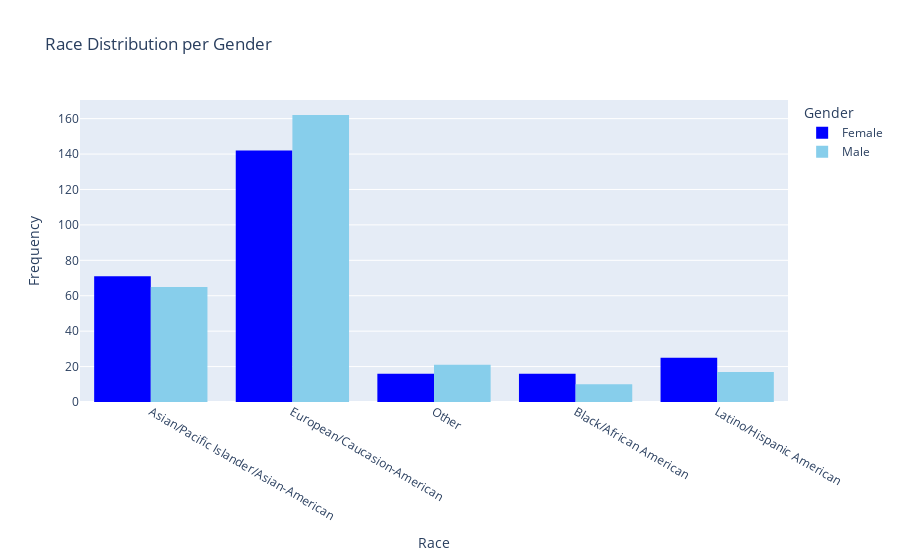

This figure's notebook cell:
### Code cell
# graph Race Distribution per Gender
fig = px.histogram(dataset_unique, x='race', color='gender', 
                   color_discrete_sequence=['blue', 'skyblue'], 
                   title='Race Distribution per Gender',
                   labels={'race': 'Race', 'gender': 'Gender', 'count': 'Frequency'},
                   barmode='group')

fig.update_layout(xaxis_title='Race', yaxis_title='Frequency')
fig.show()

### Figure 1 — Plotly figure (JSON) as saved in the notebook; plotly's stock layout.template omitted (floating-point values rounded to 4 significant figures; data arrays with more than 128 entries replaced by an {"elided": "..."} marker saying what was removed)
{"data": [{"alignmentgroup": "True", "bingroup": "x", "hovertemplate": "Gender=Female<br>Race=%{x}<br>count=%{y}<extra></extra>", "legendgroup": "Female", "marker": {"color": "blue"}, "name": "Female", "offsetgroup": "Female", "orientation": "v", "showlegend": true, "type": "histogram", "x": {"elided": "274 str values"}, "xaxis": "x", "yaxis": "y"}, {"alignmentgroup": "True", "bingroup": "x", "hovertemplate": "Gender=Male<br>Race=%{x}<br>count=%{y}<extra></extra>", "legendgroup": "Male", "marker": {"color": "skyblue"}, "name": "Male", "offsetgroup": "Male", "orientation": "v", "showlegend": true, "type": "histogram", "x": {"elided": "277 str values"}, "xaxis": "x", "yaxis": "y"}], "layout": {"barmode": "group", "legend": {"title": {"text": "Gender"}, "tracegroupgap": 0}, "title": {"text": "Race Distribution per Gender"}, "xaxis": {"anchor": "y", "domain": [0, 1], "title": {"text": "Race"}}, "yaxis": {"anchor": "x", "domain": [0, 1], "title": {"text": "Frequency"}}}}
